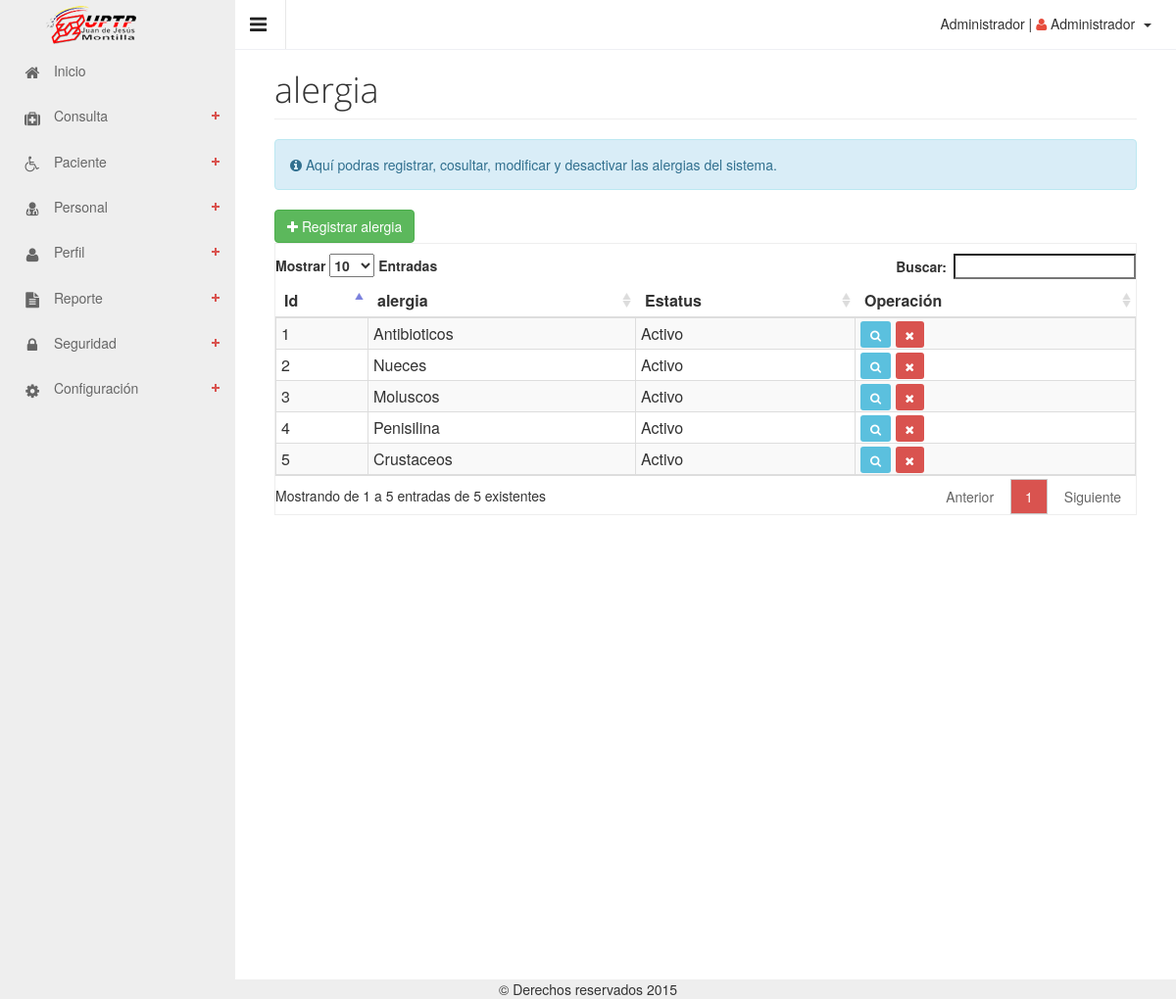
The app's page /vista/intranet.php?vista=configuracion/alergia (signed in) with its own data.
### tables this page shows
CREATE TABLE IF NOT EXISTS `talergia` (
  `idalergia` int(11) NOT NULL AUTO_INCREMENT,
  `nombreale` varchar(200) NOT NULL,
  `estatusale` char(1) NOT NULL DEFAULT '1',
  PRIMARY KEY (`idalergia`)
);

### modelo/m_mysql.php (called while the page is built, shortened)
<?php
class bd_my
{
	private $servidor = 'localhost';
	private $usuario = 'root';
	private $clave = '';
	private $con;
	protected function conectar()
	{
		$this->con=mysql_connect($this->servidor,$this->usuario,$this->clave);
	}
	protected function filtro($sql)
	{
	  	$lrTb=mysql_query($sql,$this->con) OR die(mysql_error());
	  	return $lrTb;
	}
    protected function proximo($result)
    {
      	$laRow=mysql_fetch_array($result);
      	return $laRow;
    }
}
?>

### modelo/m_alergia.php (called while the page is built, shortened)
<?php
	require_once('m_mysql.php');
	class claseAlergia extends bd_my
	{
		public function listar()
		{
			$Filas = array();
			$cont = 0;
			$sql="SELECT idalergia,nombreale,estatusale FROM talergia ";
			$pcsql=$this->filtro($sql);
			while($laRow=$this->proximo($pcsql))
			{
				$Filas[$cont] = $laRow;
				$cont++;
			}
			return $Filas;
		}
	}
?>

### vista/configuracion/alergia.php (the view, shortened to what this page needs)
<h1 class="page-header">alergia</h1>
<div class="alert alert-info" role="alert">
    <strong><i class="fa fa-info-circle"></i></strong> Aquí podras registrar, cosultar, modificar y desactivar las alergias del sistema.
</div>
<a class="btn btn-success" id="btn_registrar" href="?vista=configuracion/registrar_alergia"><i class="fa fa-plus"></i> Registrar alergia</a>
<form role="form" class="form" action="../control/c_alergia.php" method="POST" name="form_alergia" role="form" class="form">
    <input type="hidden" value="eliminar_alergia" name="operacion" id="cam_operacion"/>
    <input type="hidden"  name="idalergia" id="cam_idalergia"/>
    <table class="cell-border compact hover stripe" id="filtro">
        <thead>
            <th>Id</th><th>alergia</th><th>Estatus</th><th>Operación</th>
        </thead>
        <tbody>
        <?php
                require_once('../modelo/m_alergia.php');
                $lobjAlergia=new claseAlergia;
                $laAlergia=$lobjAlergia->listar();
                for($i=0;$i<count($laAlergia);$i++)
                {
                    $estatus=($laAlergia[$i]['estatusale']==1)?'Activo':'Inactivo';
                    echo '<tr>';
                    echo '<td>'.$laAlergia[$i]['idalergia'].'</td>';
                    echo '<td>'.$laAlergia[$i]['nombreale'].'</td>';
                    echo '<td>'.$estatus.'</td>';
                    echo '<td>';
                        echo '<a class="btn-sm btn-info" href="#" onclick="buscar('.$laAlergia[$i]['idalergia'].')"><i class="fa fa-search icon-white"></i></a>';
                        if($laAlergia[$i]['estatusale']=='1')
                        {
                            echo ' <a class="btn-sm btn-danger" href="#" onclick="desactivar('.$laAlergia[$i]['idalergia'].')" ><i class="fa fa-remove icon-white"></i></a>';
                        }
                        elseif (($laAlergia[$i]['estatusale']=='0') OR ($laAlergia[$i]['estatusale']==0) )
                        {
                            echo ' <a class="btn-sm btn-warning" title="Restaurar" href="#" onclick="activar('.$laAlergia[$i]['idalergia'].')" ><i class="fa fa-refresh fa-white"></i></a>';
                        }
                    echo "</td>";
                    echo '</tr>';
                }
            ?>
            </tbody>
    </table>
</form>

### records on screen
talergia: idalergia "1", nombreale "Antibioticos", estatusale "Activo"
talergia: idalergia "2", nombreale "Nueces", estatusale "Activo"
talergia: idalergia "3", nombreale "Moluscos", estatusale "Activo"
talergia: idalergia "4", nombreale "Penisilina", estatusale "Activo"
talergia: idalergia "5", nombreale "Crustaceos", estatusale "Activo"

### other values on screen
$laModulos[$i][1] "Consulta"
$laModulos[$i][1] "Paciente"
$laModulos[$i][1] "Personal"
$laModulos[$i][1] "Perfil"
$laModulos[$i][1] "Reporte"
$laModulos[$i][1] "Seguridad"
$laModulos[$i][1] "Configuración"
$_SESSION['nombreusuario'] "Administrador"
$_SESSION['nombrerol'] "Administrador"
